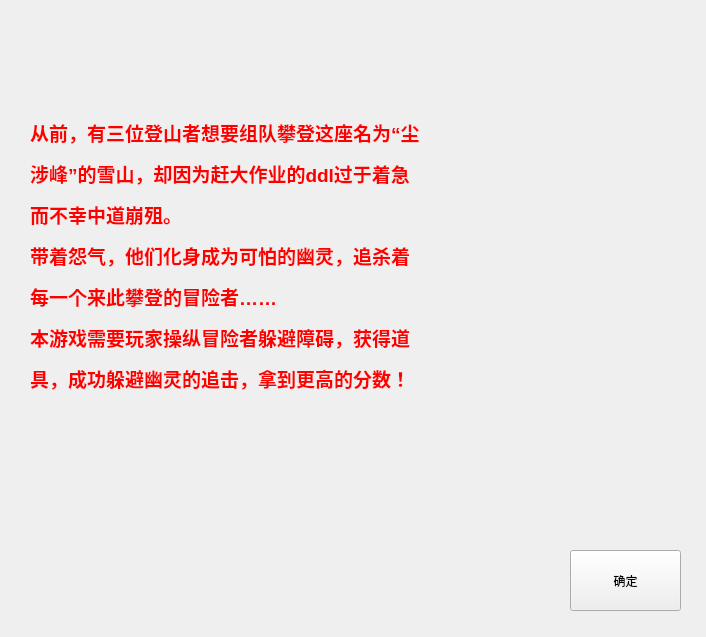
<?xml version="1.0" encoding="UTF-8"?>
<ui version="4.0">
 <class>story</class>
 <widget class="QWidget" name="story">
  <property name="geometry">
   <rect>
    <x>0</x>
    <y>0</y>
    <width>706</width>
    <height>637</height>
   </rect>
  </property>
  <property name="windowTitle">
   <string>Form</string>
  </property>
  <widget class="QLabel" name="label">
   <property name="geometry">
    <rect>
     <x>30</x>
     <y>30</y>
     <width>621</width>
     <height>451</height>
    </rect>
   </property>
   <property name="text">
    <string>&lt;html&gt;&lt;head/&gt;&lt;body&gt;&lt;p align=&quot;justify&quot;&gt;&lt;span style=&quot; font-size:14pt; font-weight:600; color:#ff0000;&quot;&gt;从前，有三位登山者想要组队攀登这座名为“尘&lt;/span&gt;&lt;/p&gt;&lt;p align=&quot;justify&quot;&gt;&lt;span style=&quot; font-size:14pt; font-weight:600; color:#ff0000;&quot;&gt;涉峰”的雪山，&lt;/span&gt;&lt;span style=&quot; font-family:'Courier New'; font-size:14pt; font-weight:600; color:#ff0000;&quot;&gt;却因为赶大作业的ddl过于着急&lt;/span&gt;&lt;/p&gt;&lt;p align=&quot;justify&quot;&gt;&lt;span style=&quot; font-family:'Courier New'; font-size:14pt; font-weight:600; color:#ff0000;&quot;&gt;而不幸中道崩殂。&lt;/span&gt;&lt;/p&gt;&lt;p align=&quot;justify&quot;&gt;&lt;span style=&quot; font-family:'Courier New'; font-size:14pt; font-weight:600; color:#ff0000;&quot;&gt;带着怨气，他们化身成为可怕的幽灵，追杀着&lt;/span&gt;&lt;/p&gt;&lt;p align=&quot;justify&quot;&gt;&lt;span style=&quot; font-family:'Courier New'; font-size:14pt; font-weight:600; color:#ff0000;&quot;&gt;每一个来此攀登的冒险者……&lt;/span&gt;&lt;/p&gt;&lt;p align=&quot;justify&quot;&gt;&lt;span style=&quot; font-family:'Courier New'; font-size:14pt; font-weight:600; color:#ff0000;&quot;&gt;本游戏需要玩家操纵冒险者躲避障碍，获得道&lt;/span&gt;&lt;/p&gt;&lt;p align=&quot;justify&quot;&gt;&lt;span style=&quot; font-family:'Courier New'; font-size:14pt; font-weight:600; color:#ff0000;&quot;&gt;具，成功躲避幽灵的追击，拿到更高的分数！&lt;/span&gt;&lt;/p&gt;&lt;/body&gt;&lt;/html&gt;</string>
   </property>
  </widget>
  <widget class="QPushButton" name="pushButton">
   <property name="geometry">
    <rect>
     <x>570</x>
     <y>550</y>
     <width>111</width>
     <height>61</height>
    </rect>
   </property>
   <property name="text">
    <string>确定</string>
   </property>
  </widget>
 </widget>
 <resources/>
 <connections/>
</ui>
